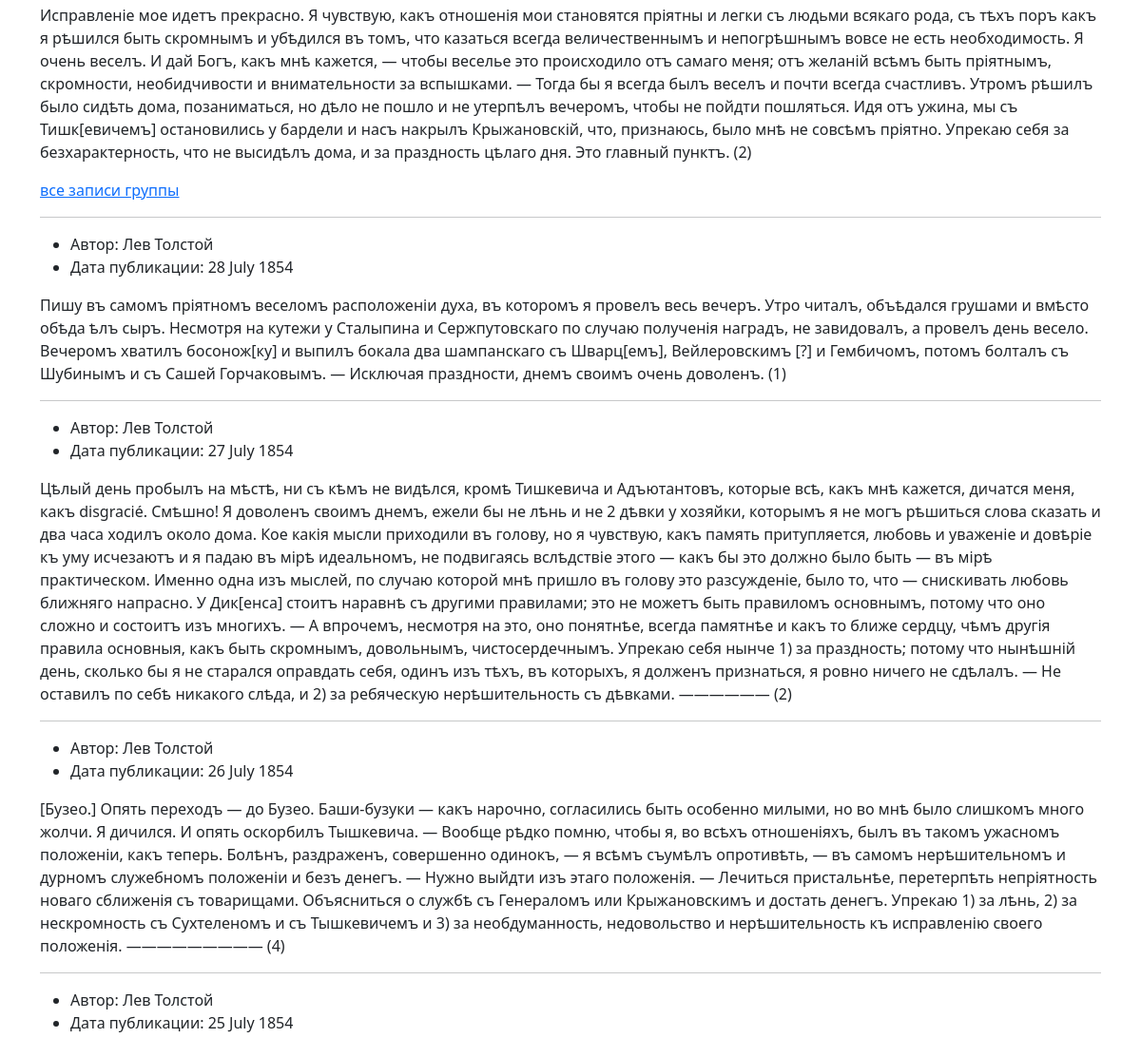
Before: / (middle part) with the older database file.
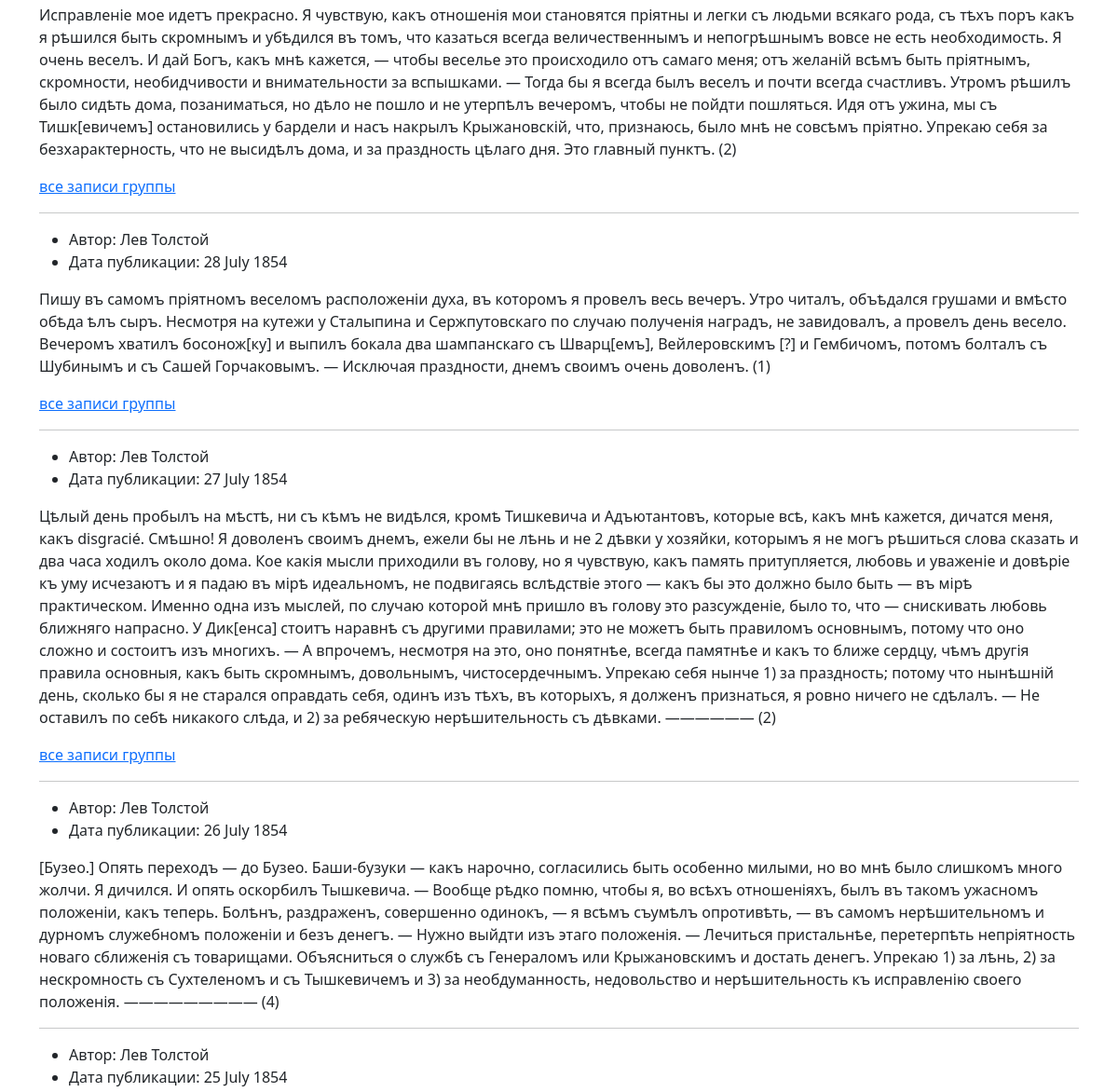
After: the same page with the newer database file.
### posts/models.py (models this page shows)
class Post(models.Model):
    text = models.TextField()
    pub_date = models.DateTimeField(auto_now_add=True)
    author = models.ForeignKey(
        User,
        on_delete=models.CASCADE,
        related_name='posts'
    )
    group = models.ForeignKey(
        Group,
        blank=True, null=True,
        on_delete=models.CASCADE,
        related_name='posts'
    )

### posts/views.py (the view)
# urls.py: path('', views.index, name='index'),
def index(request):
    template = 'posts/index.html'
    title = 'Последние обновления на сайте'
    text = 'Это главная страница проекта Yatube'
    posts = Post.objects.order_by('-pub_date')[:10]
    context = {
        'title': title,
        'text': text,
        'posts': posts,
    }
    return render(request, template, context)

### templates/posts/index.html (shortened to what this page needs)
{% extends 'base.html' %}
{% block content %}
      <div class="container py-5">
        {% for post in posts %}
        <article>
          <ul>
            <li>
              Автор: {{ post.author.get_full_name }}
            </li>
            <li>
              Дата публикации: {{ post.pub_date|date:"d E Y" }}
            </li>
          </ul>
          <p>
            {{ post.text }}
          </p>
          {% if post.group %}
          <a href="{% url 'posts:group_list' post.group.slug %}">все записи группы</a>
          {% endif %}
        </article>
        {% if not forloop.last %}<hr>{% endif %}
        {% endfor %}
      </div>
{% endblock %}

Changed rows visible on the page:
changed Post "28 July 1854": now shows "все записи группы"
changed Post "27 July 1854": now shows "все записи группы"
